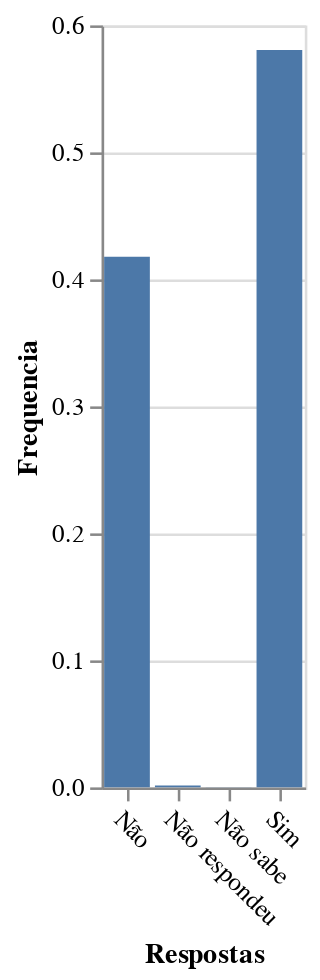

Notebook source saved alongside this figure:
### Code cell
alt.Chart(weighted_frequency(indicador, 'PESO')).mark_bar().encode(
        x=alt.X('Labels', axis=alt.Axis(labelAngle=45, title='Respostas')),
        y=alt.Y('Frequency', axis=alt.Axis(title='Frequencia')),
        tooltip=['Labels', 'Frequency']
).interactive()

### Figure 1 — Vega-Lite specification as saved in the notebook (floating-point values rounded to 4 significant figures)
{"config": {"view": {"continuousWidth": 300, "continuousHeight": 300}}, "data": {"name": "data-2f2d71f1770c9da986ec703cb6cca8c2"}, "mark": {"type": "bar"}, "encoding": {"tooltip": [{"field": "Labels", "type": "nominal"}, {"field": "Frequency", "type": "quantitative"}], "x": {"axis": {"labelAngle": 45, "title": "Respostas"}, "field": "Labels", "type": "nominal"}, "y": {"axis": {"title": "Frequencia"}, "field": "Frequency", "type": "quantitative"}}, "params": [{"name": "param_1", "select": {"type": "interval", "encodings": ["x", "y"]}, "bind": "scales"}], "$schema": "https://vega.github.io/schema/vega-lite/v5.8.0.json", "datasets": {"data-2f2d71f1770c9da986ec703cb6cca8c2": [{"Labels": "Não", "Frequency": 0.4179}, {"Labels": "Sim", "Frequency": 0.5806}, {"Labels": "Não sabe", "Frequency": 6.789e-05}, {"Labels": "Não respondeu", "Frequency": 0.001419}]}}
